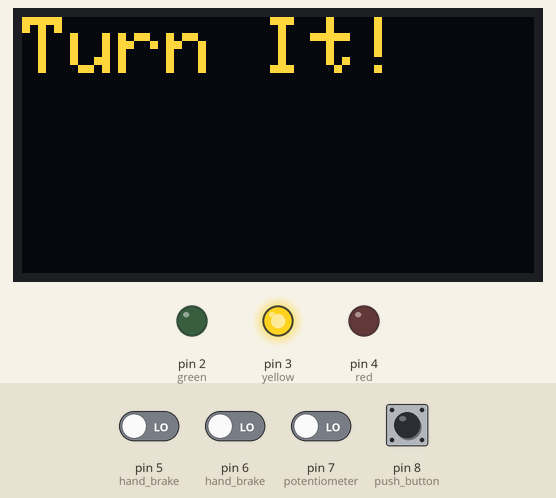
The sketch below on a simulated Arduino Uno, built with avr-gcc and run on an emulated ATmega328P. Shown: 128×64 one-colour display, output pins drawn as LEDs (lit = HIGH). The test bench sets the inputs (shaded band); at power-on: pin 5 (hand_brake), pin 6 (hand_brake), pin 7 (potentiometer), pin 8 (push_button) LOW. The OLED is the two-colour kind (top 16 rows yellow); random numbers use the default seed unless the sketch sets one.

Above: at 1.2 s.
1.3 s: pin 7 (potentiometer) driven HIGH
At 1.7 s:
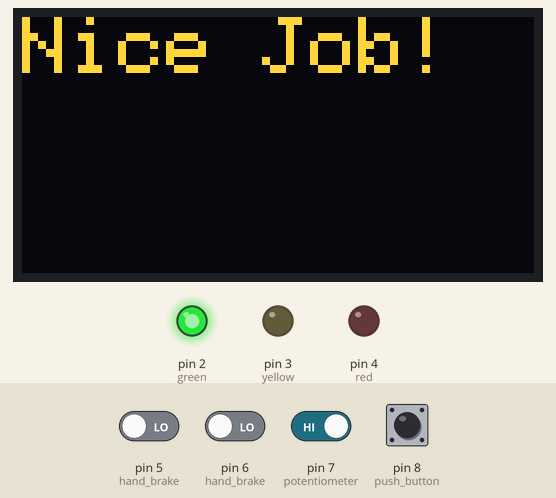
18.0 s: pin 8 (push_button) pulled HIGH for 0.15 s
At 22.2 s:
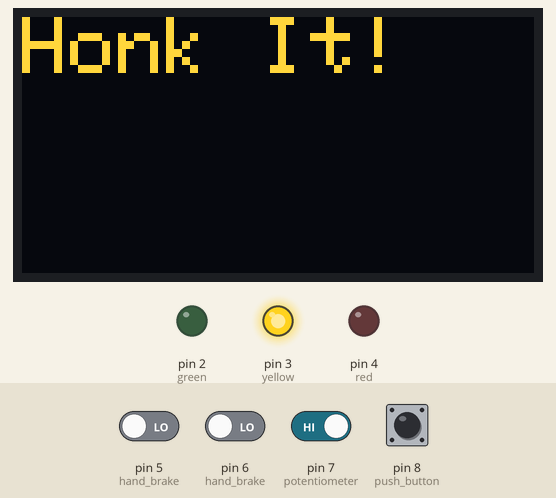
22.5 s: pin 8 (push_button) pulled HIGH for 1 s
At 25.9 s:
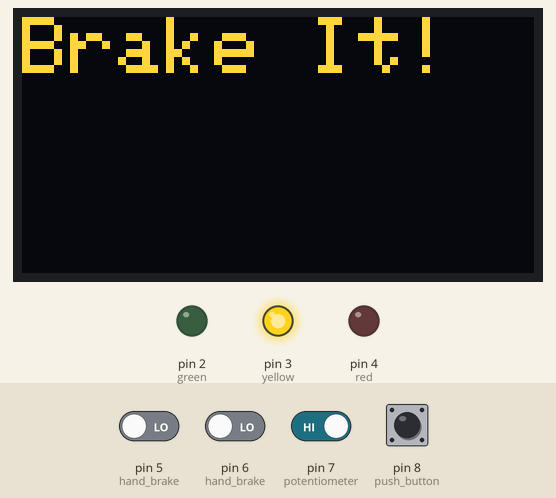
Timing chart, 0 to 43.5 s (numbered marks = the images above; inputs shaded):
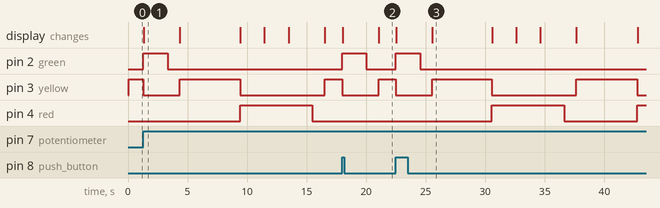

Measured:
- after the input at 1.3 s, pin 2 (green): LOW → HIGH at once, → LOW 2.0 s later
- after the input at 18.0 s, pin 2 (green): LOW → HIGH at once, → LOW 2.0 s later
- after the input at 22.5 s, pin 2 (green): LOW → HIGH at once, → LOW 2.0 s later
- what the display in image 1 shows lasts 3.1 s, from 1.3 s to 4.4 s

The sketch:

Microcontroller.ino
```cpp
#include <SPI.h>
#include <Wire.h>
#include <Adafruit_SSD1306.h>

//If using software SPI (the default case):
#define OLED_MOSI   9
#define OLED_CLK   10
#define OLED_DC    11
#define OLED_CS    12
#define OLED_RESET 13
Adafruit_SSD1306 display(OLED_MOSI, OLED_CLK, OLED_DC, OLED_RESET, OLED_CS);

#define LOGO16_GLCD_HEIGHT 16
#define LOGO16_GLCD_WIDTH  16

#define SSD1306_LCDHEIGHT 64
#if (SSD1306_LCDHEIGHT != 64)
#error ("Height incorrect, please fix Adafruit_SSD1306.h!");
#endif

void setup() {
  //pin mapping
  pinMode(0, INPUT);  //power
  pinMode(2, OUTPUT); //green
  pinMode(3, OUTPUT); //yellow
  pinMode(4, OUTPUT); //red
  pinMode(5, INPUT);  //hand brake
  pinMode(6, INPUT);  //hand brake
  pinMode(7, INPUT);  //potentiometer
  pinMode(8, INPUT);  //push button

  //LCD code
  Serial.begin(9600);
  //by default, we'll generate the high voltage from the 3.3v line internally! (neat!)
  display.begin(SSD1306_SWITCHCAPVCC);
  //init done

  //clear the buffer
  display.clearDisplay();
}

void loop() {

  int timer = 5000;
  int score = 0;

  while (1) {
    //reset after each command
    bool correct = false;
    int current_turn = get_current_turn();
    int current_brake = get_current_brake();

    //choose command --> honk = 1, turn = 2, brake = 3
    int num_command = rand() % 3 + 1; //random
    //int num_command = 1; //manually set for testing

    //display chosen command
    String display_command = get_string(num_command);
    display.setTextSize(2);
    display.setTextColor(WHITE);
    display.setCursor(0,0);
    display.println(display_command);
    display.setTextColor(BLACK, WHITE); // 'inverted' text
    display.display();

    //turn yellow on
    digitalWrite(3, HIGH);

    //check if input is correct or incorrect (or time-out)
    correct = command(timer, num_command, current_turn, current_brake);

    //turn yellow off
    digitalWrite(3, LOW);

    //clear display
    display.clearDisplay();

    if (correct&&score<100){//If continue to next level
      //turn green on
      digitalWrite(2, HIGH);

      //display success
      display.setTextSize(2);
      display.setTextColor(WHITE);
      display.setCursor(0,0);
      display.println("Nice Job!");
      display.setTextColor(BLACK, WHITE); // 'inverted' text
      display.display();
      delay(2000);
      display.clearDisplay();

      //increment score, decrement time
      score++;
      timer -= 50;

      //turn green off
      digitalWrite(2, LOW);
      delay(1000);
    } else if (correct&&score>=100){//If player won game
      //turn lights all on
      digitalWrite(2, HIGH);
      digitalWrite(3, HIGH);
      digitalWrite(4, HIGH);

      //display fail
      display.setTextSize(2);
      display.setTextColor(WHITE);
      display.setCursor(0,0);
      display.println("YOU WIN!");
      display.setTextColor(BLACK, WHITE); // 'inverted' text
      display.display();
      delay(2000);
      display.clearDisplay();

      display.setTextSize(2);
      display.setTextColor(WHITE);
      display.setCursor(0,0);
      display.println("Score:");
      display.setTextColor(BLACK, WHITE); // 'inverted' text
      display.display();
      delay(2000);
      display.clearDisplay();

      display.setTextSize(2);
      display.setTextColor(WHITE);
      display.setCursor(0,0);
      display.println(score);
      display.setTextColor(BLACK, WHITE); // 'inverted' text
      display.display();
      delay(2000);
      display.clearDisplay();

      //turn lights off
      digitalWrite(2, LOW);
      digitalWrite(3, LOW);
      digitalWrite(4, LOW);

      score=0;
      timer = 5000;
      delay(1000);
    }else{//If player lost game
      //turn red on
      digitalWrite(4, HIGH);

      //display fail
      display.setTextSize(2);
      display.setTextColor(WHITE);
      display.setCursor(0,0);
      display.println("You Lose!");
      display.setTextColor(BLACK, WHITE); // 'inverted' text
      display.display();
      delay(2000);
      display.clearDisplay();

      display.setTextSize(2);
      display.setTextColor(WHITE);
      display.setCursor(0,0);
      display.println("Score:");
      display.setTextColor(BLACK, WHITE); // 'inverted' text
      display.display();
      delay(2000);
      display.clearDisplay();

      display.setTextSize(2);
      display.setTextColor(WHITE);
      display.setCursor(0,0);
      display.println(score);
      display.setTextColor(BLACK, WHITE); // 'inverted' text
      display.display();
      delay(2000);
      display.clearDisplay();

      //turn red off
      digitalWrite(4, LOW);

      score=0;
      timer = 5000;
      delay(1000);
    }
  }

  //TODO: if (score == 99) end game;
}

//check if potentiometer is high or low
int get_current_turn() {
  return (digitalRead(7) == HIGH) ? 1 : 0;
}

//check how the handbrake is oriented
int get_current_brake() {
  if ( digitalRead(5) == HIGH ) {
    return 5;
  } else if ( digitalRead(6) == HIGH ) {
    return 6;
  } else {
    return 5;
  }
}

//get string to display for command
String get_string(int num_command) {
    String return_string = "";

    switch (num_command) {
      case 1:
        return_string = "Honk It!";
        break;
      case 2:
        return_string = "Turn It!";
        break;
      case 3:
        return_string = "Brake It!";
        break;
    }

    return return_string;
}

//true if correct input
//false if incorrect input or time-out
int command(int timer, int num_command, int previous_turn, int previous_brake) {
  int count = 0;

  while (count<timer) {
    bool did_honk = check_honk();
    bool did_turn = check_turn(previous_turn);
    bool did_brake = check_brake(previous_brake);

    //check all inputs, only want desired command input to be true
    switch (num_command) {
      case 1:
        if ( did_honk == true ) { return true; }
        if ( did_turn == true || did_brake == true ) { return false; }
        break;
      case 2:
        if ( did_turn == true ) { return true; }
        if ( did_honk == true || did_brake == true ) { return false; }
        break;
      case 3:
        if ( did_brake == true ) { return true; }
        if ( did_honk == true || did_turn == true ) { return false; }
        break;
    }

    delay(1);
    count++;
  }

  return false; //time runs out
}

//true if button pressed
//looking for high reading
bool check_honk() {
  return digitalRead(8) == HIGH ? true : false;
}

//true if wheel turned to opposite direction
//looking for change in potentiometer reading
bool check_turn(int previous_turn) {
  switch (previous_turn) {
      case 0:
        if (digitalRead(7) == HIGH)
          return true;
        break;
      case 1:
        if (digitalRead(7) == LOW)
          return true;
        break;
   }

   return false;
}

//true if handbrake changes orientation
//looking for change in which digital pin high
bool check_brake(int previous_brake) {
  switch (previous_brake) {
    case 6:
      if (digitalRead(5) == HIGH)
        return true;
      break;
    case 5:
      if (digitalRead(6) == HIGH)
        return true;
      break;
  }

  return false;
}
```
